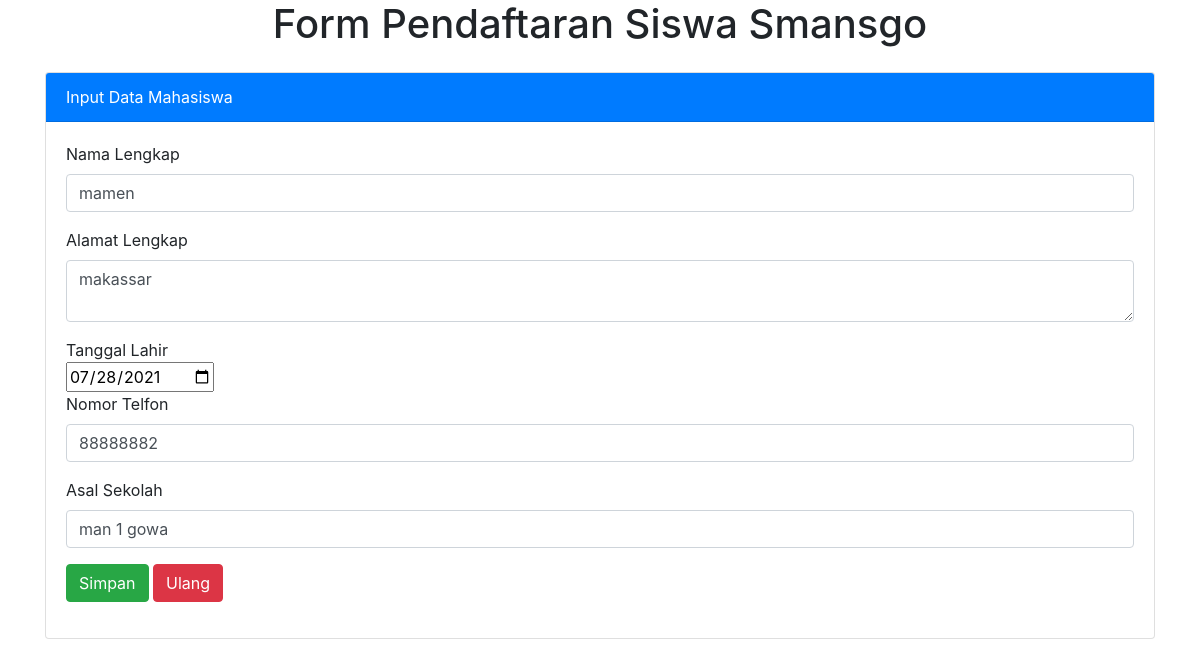
The page /update.php?id=38 on the database its author committed.
### tables this page shows
CREATE TABLE `tsis` (
  `id_siswa` int(11) NOT NULL,
  `nama` varchar(100) NOT NULL,
  `alamat` varchar(100) NOT NULL,
  `tanggal_lahir` date NOT NULL,
  `asal_sekolah` varchar(128) NOT NULL,
  `nomor_telfon` varchar(15) NOT NULL
);

### update.php (the view, shortened to what this page needs)
<?php
  require "koneksi.php";
  $tampil = mysqli_query($koneksi, "SELECT * FROM tsis WHERE id_siswa = '$_GET[id]' ");
  $data = mysqli_fetch_array($tampil);
  if($data)
  {
    $vnama = $data['nama'];
    $valamat = $data['alamat'];
    $vtanggal_lahir = $data['tanggal_lahir'];
    $vasal_sekolah = $data['asal_sekolah'];
    $vnomor_telfon = $data['nomor_telfon'];
  }
 ?>
<html lang="en">
<head>
    <link rel="stylesheet" href="https://maxcdn.bootstrapcdn.com/bootstrap/4.0.0/css/bootstrap.min.css">
    </head>
    <body>
        <div class="container">
            <h1 class="text-center">Form Pendaftaran Siswa Smansgo</h1>
        <div class="card mt-4">
        <div class="card-header text-white bg-primary">
            Input Data Mahasiswa
        </div>
        <div class="card-body">
        <form method="POST" action="">
            <div class="form-group">
            <label>Nama Lengkap</label>
            <input type="text" name="tnama" value="<?=@$vnama?>" class="form-control" placeholder="masukkan nama anda" required>
            </div><div class="form-group">
            <label>Alamat Lengkap</label>
            <textarea class="form-control" name="talamat" placeholder="masukkan alamat anda"><?=@$valamat?></textarea>
            </div>
            <fieldset>
              Tanggal Lahir<br>
              <input type="date" name="tlahir" value="<?=@$vtanggal_lahir?>" required><br>
            </fieldset>
            <div class="form-group">
            <label>Nomor Telfon</label>
            <input type="text" name="tnotelfon" value="<?=@$vnomor_telfon?>" class="form-control" placeholder="masukkan nomor telfon anda" required>
            </div>
            <div class="form-group">
            <label>Asal Sekolah</label>
            <input type="text" name="tasal" value="<?=@$vasal_sekolah?>" class="form-control" placeholder="masukkan asal sekolah anda" required>
            </div>
        <button type="submit" class="btn btn-success" name="bsimpan">Simpan</button>
        <button type="reset" class="btn btn-danger" name="bsreset">Ulang</button>
        </form>
        </div>
        </div>
        </div>
</body>
</html>

### rows shown on the page
tsis: tnama "mamen", talamat "makassar", tlahir "07/28/2021", tnotelfon "88888882", tasal "man 1 gowa"
